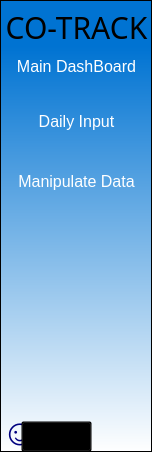
        <widget class="QFrame" name="navigation">
         <property name="minimumSize">
          <size>
           <width>150</width>
           <height>500</height>
          </size>
         </property>
         <property name="maximumSize">
          <size>
           <width>150</width>
           <height>16777215</height>
          </size>
         </property>
         <property name="styleSheet">
          <string notr="true">QFrame{
	
	background-color: qlineargradient(spread:pad, x1:0, y1:0, x2:0, y2:1, stop:0.102273 rgba(0, 115, 210, 255), stop:1 rgba(255, 255, 255, 255));
	border-color: rgb(0, 170, 255);
	padding:0px;
	margin:0px;
	spacing:0px;
}
</string>
         </property>
         <property name="frameShape">
          <enum>QFrame::StyledPanel</enum>
         </property>
         <property name="frameShadow">
          <enum>QFrame::Raised</enum>
         </property>
         <layout class="QVBoxLayout" name="verticalLayout">
          <property name="spacing">
           <number>0</number>
          </property>
          <property name="sizeConstraint">
           <enum>QLayout::SetMinimumSize</enum>
          </property>
          <property name="leftMargin">
           <number>0</number>
          </property>
          <property name="topMargin">
           <number>0</number>
          </property>
          <property name="rightMargin">
           <number>0</number>
          </property>
          <property name="bottomMargin">
           <number>0</number>
          </property>
          <item>
           <widget class="QFrame" name="frame_8">
            <property name="minimumSize">
             <size>
              <width>150</width>
              <height>350</height>
             </size>
            </property>
            <property name="maximumSize">
             <size>
              <width>150</width>
              <height>350</height>
             </size>
            </property>
            <property name="layoutDirection">
             <enum>Qt::LeftToRight</enum>
            </property>
            <property name="styleSheet">
             <string notr="true">QFrame{
background-color:transparent;
}

QPushButton{
	background-color:transparent;
	border:none;
	color: rgb(255, 255, 255);
	text-decoration: bold;
	font-size:16px;
}
QPushButton:hover{
	
	background-color: rgb(234, 156, 116);
}
QPushButton::pressed{
background-color: rgba(255, 170, 127,.4);
}
</string>
            </property>
            <property name="frameShape">
             <enum>QFrame::StyledPanel</enum>
            </property>
            <property name="frameShadow">
             <enum>QFrame::Raised</enum>
            </property>
            <widget class="QPushButton" name="dash">
             <property name="geometry">
              <rect>
               <x>0</x>
               <y>40</y>
               <width>151</width>
               <height>51</height>
              </rect>
             </property>
             <property name="font">
              <font>
               <pointsize>-1</pointsize>
              </font>
             </property>
             <property name="cursor">
              <cursorShape>OpenHandCursor</cursorShape>
             </property>
             <property name="layoutDirection">
              <enum>Qt::LeftToRight</enum>
             </property>
             <property name="styleSheet">
              <string notr="true"/>
             </property>
             <property name="text">
              <string>Main DashBoard</string>
             </property>
             <property name="flat">
              <bool>false</bool>
             </property>
            </widget>
            <widget class="QPushButton" name="dailyInput">
             <property name="geometry">
              <rect>
               <x>0</x>
               <y>90</y>
               <width>151</width>
               <height>61</height>
              </rect>
             </property>
             <property name="font">
              <font>
               <pointsize>-1</pointsize>
              </font>
             </property>
             <property name="layoutDirection">
              <enum>Qt::LeftToRight</enum>
             </property>
             <property name="styleSheet">
              <string notr="true"/>
             </property>
             <property name="text">
              <string>Daily Input</string>
             </property>
             <property name="flat">
              <bool>false</bool>
             </property>
            </widget>
            <widget class="QPushButton" name="manipulate">
             <property name="geometry">
              <rect>
               <x>0</x>
               <y>150</y>
               <width>151</width>
               <height>61</height>
              </rect>
             </property>
             <property name="font">
              <font>
               <pointsize>-1</pointsize>
              </font>
             </property>
             <property name="layoutDirection">
              <enum>Qt::LeftToRight</enum>
             </property>
             <property name="styleSheet">
              <string notr="true"/>
             </property>
             <property name="text">
              <string>Manipulate Data</string>
             </property>
             <property name="flat">
              <bool>false</bool>
             </property>
            </widget>
            <widget class="QLabel" name="label_21">
             <property name="geometry">
              <rect>
               <x>0</x>
               <y>10</y>
               <width>151</width>
               <height>31</height>
              </rect>
             </property>
             <property name="font">
              <font>
               <family>Algerian</family>
               <pointsize>-1</pointsize>
              </font>
             </property>
             <property name="styleSheet">
              <string notr="true">color: rgb(0, 0, 0);
font-size:30px;
font-family:Algerian;</string>
             </property>
             <property name="text">
              <string>CO-TRACK</string>
             </property>
             <property name="alignment">
              <set>Qt::AlignCenter</set>
             </property>
            </widget>
           </widget>
          </item>
          <item>
           <spacer name="verticalSpacer">
            <property name="orientation">
             <enum>Qt::Vertical</enum>
            </property>
            <property name="sizeHint" stdset="0">
             <size>
              <width>20</width>
              <height>40</height>
             </size>
            </property>
           </spacer>
          </item>
          <item>
           <widget class="QFrame" name="frame_9">
            <property name="minimumSize">
             <size>
              <width>150</width>
              <height>60</height>
             </size>
            </property>
            <property name="maximumSize">
             <size>
              <width>150</width>
              <height>60</height>
             </size>
            </property>
            <property name="styleSheet">
             <string notr="true">background-color:transparent;</string>
            </property>
            <property name="frameShape">
             <enum>QFrame::StyledPanel</enum>
            </property>
            <property name="frameShadow">
             <enum>QFrame::Raised</enum>
            </property>
            <widget class="QLabel" name="label_20">
             <property name="geometry">
              <rect>
               <x>0</x>
               <y>20</y>
               <width>41</width>
               <height>41</height>
              </rect>
             </property>
             <property name="font">
              <font>
               <pointsize>28</pointsize>
              </font>
             </property>
             <property name="styleSheet">
              <string notr="true">color: rgb(0, 0, 127);</string>
             </property>
             <property name="text">
              <string>☺</string>
             </property>
            </widget>
            <widget class="QPushButton" name="btnUser">
             <property name="geometry">
              <rect>
               <x>20</x>
               <y>30</y>
               <width>71</width>
               <height>31</height>
              </rect>
             </property>
             <property name="minimumSize">
              <size>
               <width>0</width>
               <height>0</height>
              </size>
             </property>
             <property name="maximumSize">
              <size>
               <width>150</width>
               <height>50</height>
              </size>
             </property>
             <property name="styleSheet">
              <string notr="true">QPushButton{
	background-color: transparent;
}
QPushButton:hover{
	
}
QPushButton:pressed{
color: rgb(0, 0, 255);
}
</string>
             </property>
             <property name="text">
              <string>User Info</string>
             </property>
            </widget>
           </widget>
          </item>
         </layout>
        </widget>
